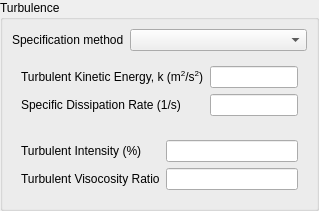
<?xml version="1.0" encoding="UTF-8"?>
<ui version="4.0">
 <class>turbulenceKOmegaWidget</class>
 <widget class="QWidget" name="turbulenceKOmegaWidget">
  <property name="geometry">
   <rect>
    <x>0</x>
    <y>0</y>
    <width>319</width>
    <height>206</height>
   </rect>
  </property>
  <property name="windowTitle">
   <string>Form</string>
  </property>
  <layout class="QVBoxLayout" name="verticalLayout_2">
   <property name="leftMargin">
    <number>0</number>
   </property>
   <property name="topMargin">
    <number>0</number>
   </property>
   <property name="rightMargin">
    <number>0</number>
   </property>
   <property name="bottomMargin">
    <number>0</number>
   </property>
   <item>
    <widget class="QGroupBox" name="groupBox">
     <property name="title">
      <string>Turbulence</string>
     </property>
     <layout class="QVBoxLayout" name="verticalLayout">
      <property name="leftMargin">
       <number>9</number>
      </property>
      <property name="topMargin">
       <number>9</number>
      </property>
      <property name="rightMargin">
       <number>9</number>
      </property>
      <property name="bottomMargin">
       <number>9</number>
      </property>
      <item>
       <widget class="QWidget" name="widget" native="true">
        <layout class="QFormLayout" name="formLayout_2">
         <property name="leftMargin">
          <number>0</number>
         </property>
         <property name="topMargin">
          <number>0</number>
         </property>
         <property name="rightMargin">
          <number>0</number>
         </property>
         <property name="bottomMargin">
          <number>0</number>
         </property>
         <item row="0" column="0">
          <widget class="QLabel" name="label">
           <property name="text">
            <string>Specification method</string>
           </property>
          </widget>
         </item>
         <item row="0" column="1">
          <widget class="QComboBox" name="specificationMethod"/>
         </item>
        </layout>
       </widget>
      </item>
      <item>
       <widget class="QWidget" name="kAndOmega" native="true">
        <layout class="QFormLayout" name="formLayout_4">
         <item row="0" column="0">
          <widget class="QLabel" name="label_2">
           <property name="text">
            <string>Turbulent Kinetic Energy, k (m&lt;sup&gt;2&lt;/sup&gt;/s&lt;sup&gt;2&lt;/sup&gt;)</string>
           </property>
          </widget>
         </item>
         <item row="0" column="1">
          <widget class="QLineEdit" name="turbulentKineticEnergy"/>
         </item>
         <item row="1" column="0">
          <widget class="QLabel" name="label_3">
           <property name="text">
            <string>Specific Dissipation Rate (1/s)</string>
           </property>
          </widget>
         </item>
         <item row="1" column="1">
          <widget class="QLineEdit" name="specificDissipationRate"/>
         </item>
        </layout>
       </widget>
      </item>
      <item>
       <widget class="QWidget" name="intensityAndViscocityRatio" native="true">
        <layout class="QFormLayout" name="formLayout_3">
         <item row="0" column="0">
          <widget class="QLabel" name="label_4">
           <property name="text">
            <string>Turbulent Intensity (%)</string>
           </property>
          </widget>
         </item>
         <item row="0" column="1">
          <widget class="QLineEdit" name="turbulentIntensity"/>
         </item>
         <item row="1" column="0">
          <widget class="QLabel" name="label_5">
           <property name="text">
            <string>Turbulent Visocosity Ratio</string>
           </property>
          </widget>
         </item>
         <item row="1" column="1">
          <widget class="QLineEdit" name="turbulentViscosityRatio"/>
         </item>
        </layout>
       </widget>
      </item>
     </layout>
    </widget>
   </item>
  </layout>
 </widget>
 <resources/>
 <connections/>
</ui>
